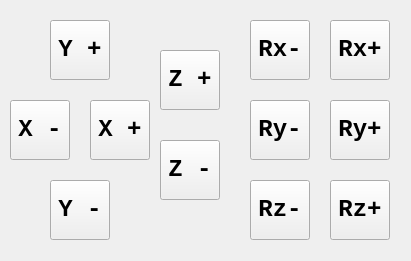
     <widget class="QWidget" name="coordJog" native="true">
      <property name="geometry">
       <rect>
        <x>30</x>
        <y>60</y>
        <width>411</width>
        <height>261</height>
       </rect>
      </property>
      <property name="toolTipDuration">
       <number>-3</number>
      </property>
      <property name="autoFillBackground">
       <bool>true</bool>
      </property>
      <widget class="QPushButton" name="Y_jog_minus_Button">
       <property name="geometry">
        <rect>
         <x>50</x>
         <y>180</y>
         <width>60</width>
         <height>60</height>
        </rect>
       </property>
       <property name="font">
        <font>
         <family>Consolas</family>
         <pointsize>18</pointsize>
         <weight>75</weight>
         <bold>true</bold>
        </font>
       </property>
       <property name="text">
        <string>Y -</string>
       </property>
       <property name="autoRepeat">
        <bool>false</bool>
       </property>
       <property name="autoRepeatDelay">
        <number>100</number>
       </property>
       <property name="autoRepeatInterval">
        <number>10</number>
       </property>
      </widget>
      <widget class="QPushButton" name="Y_jog_plus_Button">
       <property name="geometry">
        <rect>
         <x>50</x>
         <y>20</y>
         <width>60</width>
         <height>60</height>
        </rect>
       </property>
       <property name="font">
        <font>
         <family>Consolas</family>
         <pointsize>18</pointsize>
         <weight>75</weight>
         <bold>true</bold>
        </font>
       </property>
       <property name="text">
        <string>Y +</string>
       </property>
       <property name="autoRepeat">
        <bool>false</bool>
       </property>
       <property name="autoRepeatDelay">
        <number>100</number>
       </property>
       <property name="autoRepeatInterval">
        <number>10</number>
       </property>
      </widget>
      <widget class="QPushButton" name="X_jog_plus_Button">
       <property name="geometry">
        <rect>
         <x>90</x>
         <y>100</y>
         <width>60</width>
         <height>60</height>
        </rect>
       </property>
       <property name="font">
        <font>
         <family>Consolas</family>
         <pointsize>18</pointsize>
         <weight>75</weight>
         <bold>true</bold>
        </font>
       </property>
       <property name="text">
        <string>X +</string>
       </property>
       <property name="autoRepeat">
        <bool>false</bool>
       </property>
       <property name="autoRepeatDelay">
        <number>100</number>
       </property>
       <property name="autoRepeatInterval">
        <number>10</number>
       </property>
      </widget>
      <widget class="QPushButton" name="X_jog_minus_Button">
       <property name="geometry">
        <rect>
         <x>10</x>
         <y>100</y>
         <width>60</width>
         <height>60</height>
        </rect>
       </property>
       <property name="font">
        <font>
         <family>Consolas</family>
         <pointsize>18</pointsize>
         <weight>75</weight>
         <bold>true</bold>
        </font>
       </property>
       <property name="text">
        <string>X -</string>
       </property>
       <property name="autoRepeat">
        <bool>false</bool>
       </property>
       <property name="autoRepeatDelay">
        <number>100</number>
       </property>
       <property name="autoRepeatInterval">
        <number>10</number>
       </property>
      </widget>
      <widget class="QPushButton" name="Z_jog_minus_Button">
       <property name="geometry">
        <rect>
         <x>160</x>
         <y>140</y>
         <width>60</width>
         <height>60</height>
        </rect>
       </property>
       <property name="font">
        <font>
         <family>Consolas</family>
         <pointsize>18</pointsize>
         <weight>75</weight>
         <bold>true</bold>
        </font>
       </property>
       <property name="text">
        <string>Z -</string>
       </property>
       <property name="autoRepeat">
        <bool>false</bool>
       </property>
       <property name="autoRepeatDelay">
        <number>100</number>
       </property>
       <property name="autoRepeatInterval">
        <number>10</number>
       </property>
      </widget>
      <widget class="QPushButton" name="Z_jog_plus_Button">
       <property name="geometry">
        <rect>
         <x>160</x>
         <y>50</y>
         <width>60</width>
         <height>60</height>
        </rect>
       </property>
       <property name="font">
        <font>
         <family>Consolas</family>
         <pointsize>18</pointsize>
         <weight>75</weight>
         <bold>true</bold>
        </font>
       </property>
       <property name="text">
        <string>Z +</string>
       </property>
       <property name="autoRepeat">
        <bool>false</bool>
       </property>
       <property name="autoRepeatDelay">
        <number>100</number>
       </property>
       <property name="autoRepeatInterval">
        <number>10</number>
       </property>
      </widget>
      <widget class="QPushButton" name="Rx_jog_minus_Button">
       <property name="geometry">
        <rect>
         <x>250</x>
         <y>20</y>
         <width>60</width>
         <height>60</height>
        </rect>
       </property>
       <property name="font">
        <font>
         <family>Consolas</family>
         <pointsize>18</pointsize>
         <weight>75</weight>
         <bold>true</bold>
        </font>
       </property>
       <property name="text">
        <string>Rx-</string>
       </property>
       <property name="autoRepeat">
        <bool>false</bool>
       </property>
       <property name="autoRepeatDelay">
        <number>100</number>
       </property>
       <property name="autoRepeatInterval">
        <number>10</number>
       </property>
      </widget>
      <widget class="QPushButton" name="Rx_jog_plus_Button">
       <property name="geometry">
        <rect>
         <x>330</x>
         <y>20</y>
         <width>60</width>
         <height>60</height>
        </rect>
       </property>
       <property name="font">
        <font>
         <family>Consolas</family>
         <pointsize>18</pointsize>
         <weight>75</weight>
         <bold>true</bold>
        </font>
       </property>
       <property name="text">
        <string>Rx+</string>
       </property>
       <property name="autoRepeat">
        <bool>false</bool>
       </property>
       <property name="autoRepeatDelay">
        <number>100</number>
       </property>
       <property name="autoRepeatInterval">
        <number>10</number>
       </property>
      </widget>
      <widget class="QPushButton" name="Ry_jog_minus_Button">
       <property name="geometry">
        <rect>
         <x>250</x>
         <y>100</y>
         <width>60</width>
         <height>60</height>
        </rect>
       </property>
       <property name="font">
        <font>
         <family>Consolas</family>
         <pointsize>18</pointsize>
         <weight>75</weight>
         <bold>true</bold>
        </font>
       </property>
       <property name="text">
        <string>Ry-</string>
       </property>
       <property name="autoRepeat">
        <bool>false</bool>
       </property>
       <property name="autoRepeatDelay">
        <number>100</number>
       </property>
       <property name="autoRepeatInterval">
        <number>10</number>
       </property>
      </widget>
      <widget class="QPushButton" name="Ry_jog_plus_Button">
       <property name="geometry">
        <rect>
         <x>330</x>
         <y>100</y>
         <width>60</width>
         <height>60</height>
        </rect>
       </property>
       <property name="font">
        <font>
         <family>Consolas</family>
         <pointsize>18</pointsize>
         <weight>75</weight>
         <bold>true</bold>
        </font>
       </property>
       <property name="text">
        <string>Ry+</string>
       </property>
       <property name="autoRepeat">
        <bool>false</bool>
       </property>
       <property name="autoRepeatDelay">
        <number>100</number>
       </property>
       <property name="autoRepeatInterval">
        <number>10</number>
       </property>
      </widget>
      <widget class="QPushButton" name="Rz_jog_minus_Button">
       <property name="geometry">
        <rect>
         <x>250</x>
         <y>180</y>
         <width>60</width>
         <height>60</height>
        </rect>
       </property>
       <property name="font">
        <font>
         <family>Consolas</family>
         <pointsize>18</pointsize>
         <weight>75</weight>
         <bold>true</bold>
        </font>
       </property>
       <property name="text">
        <string>Rz-</string>
       </property>
       <property name="autoRepeat">
        <bool>false</bool>
       </property>
       <property name="autoRepeatDelay">
        <number>100</number>
       </property>
       <property name="autoRepeatInterval">
        <number>10</number>
       </property>
      </widget>
      <widget class="QPushButton" name="Rz_jog_plus_Button">
       <property name="geometry">
        <rect>
         <x>330</x>
         <y>180</y>
         <width>60</width>
         <height>60</height>
        </rect>
       </property>
       <property name="font">
        <font>
         <family>Consolas</family>
         <pointsize>18</pointsize>
         <weight>75</weight>
         <bold>true</bold>
        </font>
       </property>
       <property name="text">
        <string>Rz+</string>
       </property>
       <property name="autoRepeat">
        <bool>false</bool>
       </property>
       <property name="autoRepeatDelay">
        <number>100</number>
       </property>
       <property name="autoRepeatInterval">
        <number>10</number>
       </property>
      </widget>
     </widget>
